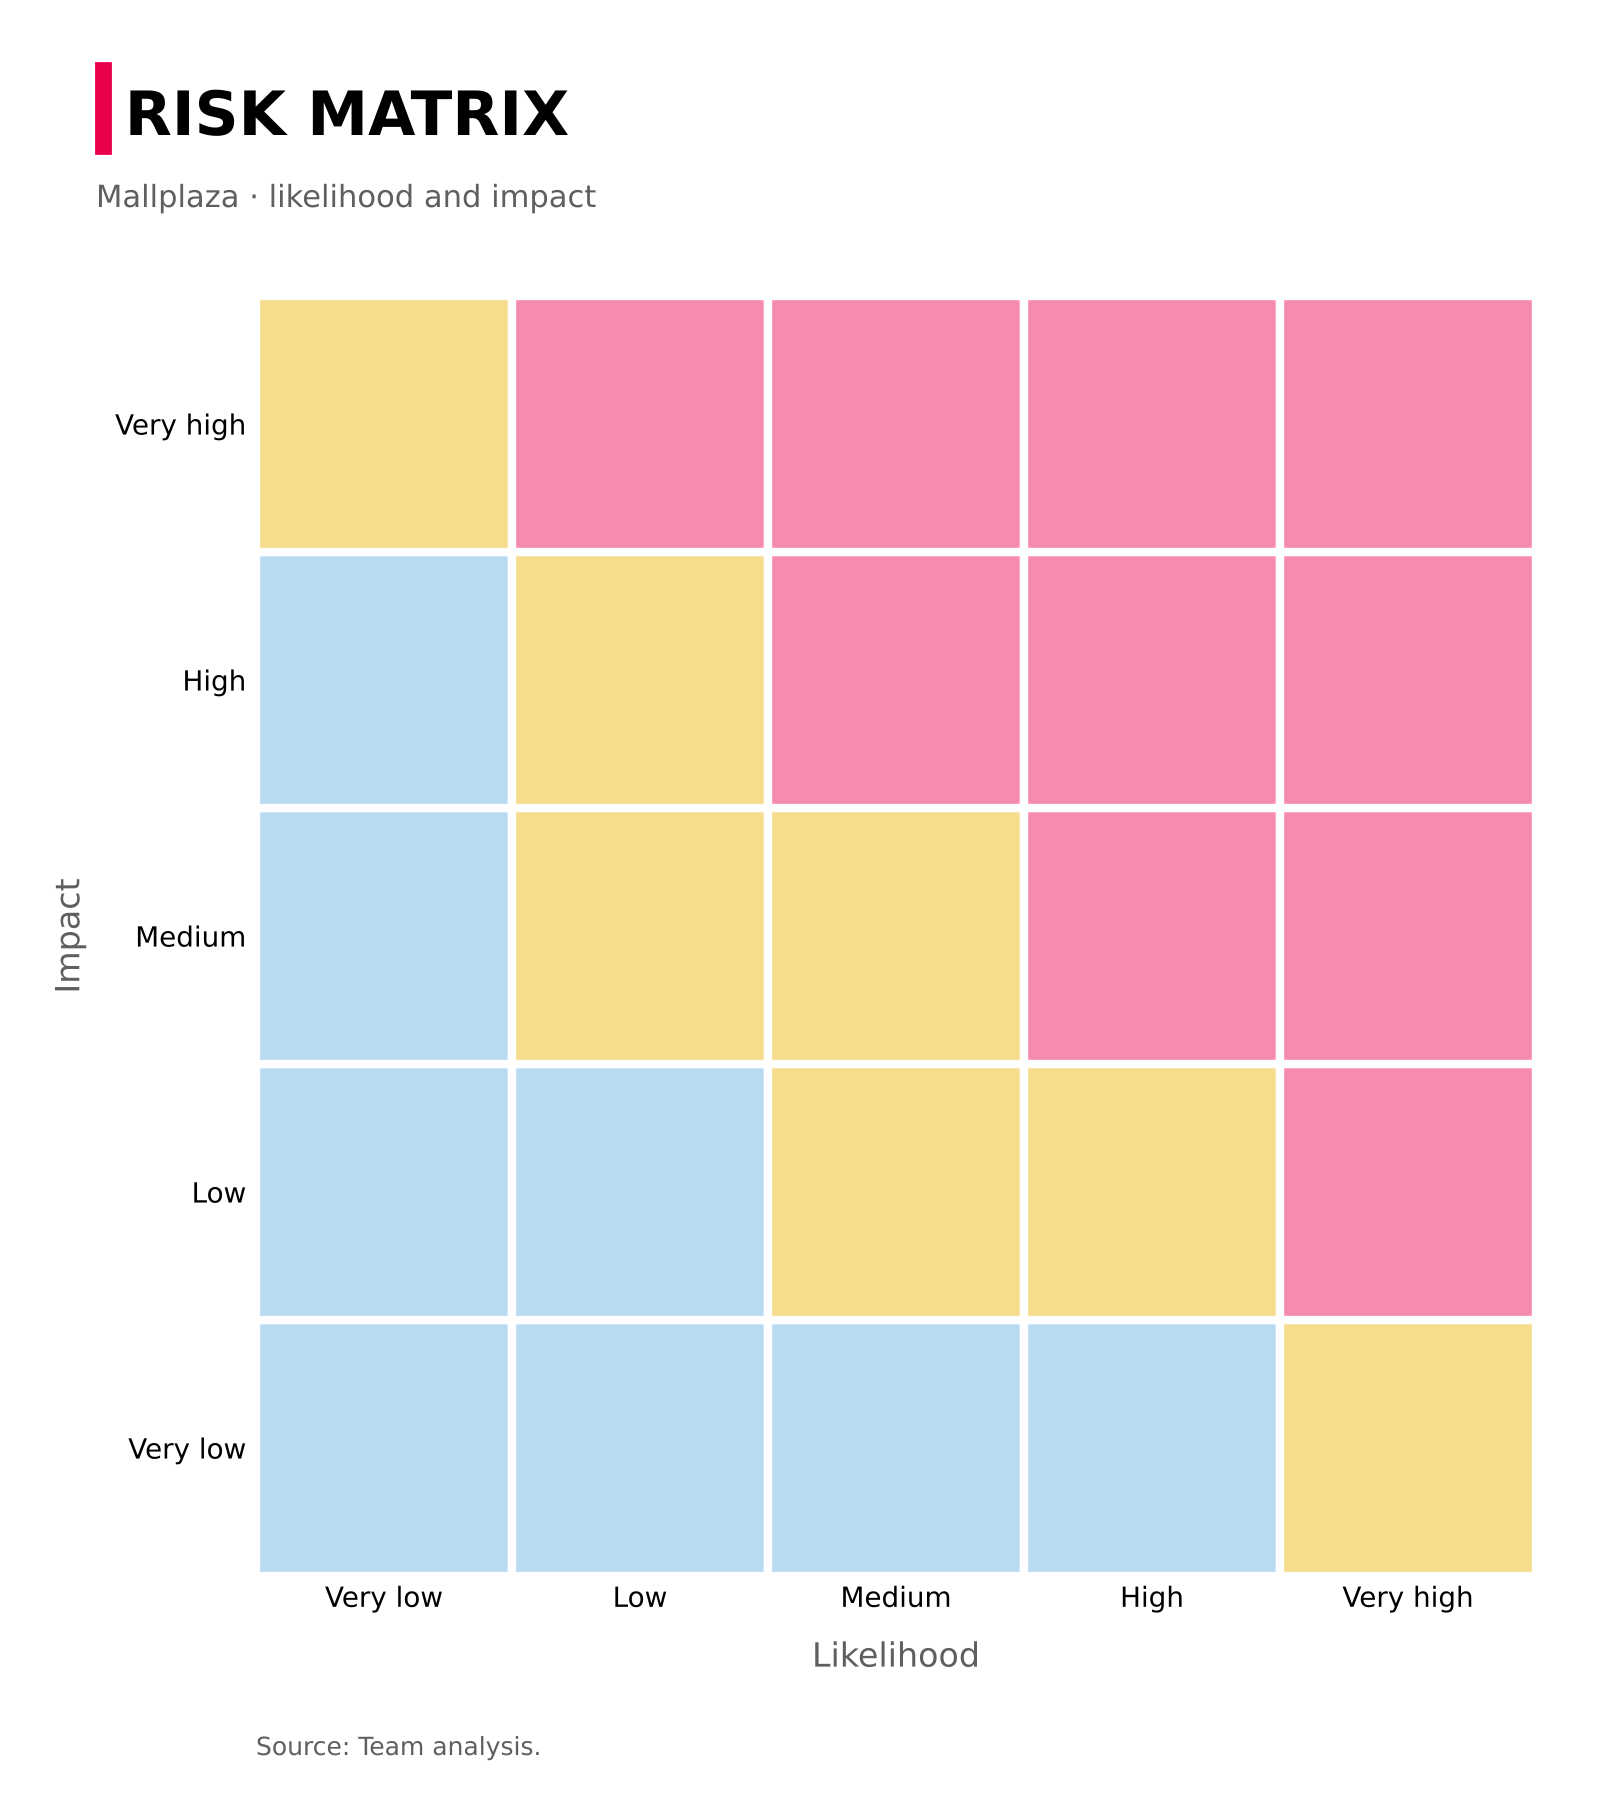

Python code for this plot:
"""Matriz de riesgo (likelihood x impact) con colores corporativos Mallplaza.

Sin argumentos dibuja la matriz vacía. Para ubicar riesgos, pasar un CSV con
columnas id, risk, likelihood, impact (escala 1-5).

Uso:
    python graficos/matriz_riesgo.py [--riesgos riesgos.csv] [salida.png]
"""
import csv
import sys
from collections import defaultdict
from pathlib import Path

import matplotlib.pyplot as plt
from matplotlib.colors import to_rgb
from matplotlib.patches import Circle, Rectangle

from sensibilidad_wacc import AMARILLO, CELESTE, NEGRO, ROJO, TINTA_SECUNDARIA

ETIQUETAS = ["Very low", "Low", "Medium", "High", "Very high"]
# Nivel por puntaje likelihood x impact
NIVELES = [(4, "Low", CELESTE), (9, "Medium", AMARILLO), (25, "High", ROJO)]


def tinte(color, fuerza):
    return tuple(1 - fuerza * (1 - c) for c in to_rgb(color))


def nivel(puntaje):
    return next(n for n in NIVELES if puntaje <= n[0])


def leer_riesgos(ruta):
    with open(ruta, newline="", encoding="utf-8") as f:
        return [dict(r, likelihood=int(r["likelihood"]), impact=int(r["impact"]))
                for r in csv.DictReader(f)]


def graficar(salida, ruta_csv=None):
    riesgos = leer_riesgos(ruta_csv) if ruta_csv else []

    plt.rcParams.update({"font.family": "DejaVu Sans", "font.size": 10})
    fig = plt.figure(figsize=(8, 9), dpi=200)
    fig.patch.set_facecolor("white")

    fig.add_artist(Rectangle((0.06, 0.915), 0.009, 0.05, color=ROJO,
                             transform=fig.transFigure))
    fig.text(0.078, 0.925, "RISK MATRIX", fontsize=22, fontweight="bold", color=NEGRO)
    fig.text(0.06, 0.885, "Mallplaza · likelihood and impact", fontsize=11,
             color=TINTA_SECUNDARIA)

    ax = fig.add_axes([0.16, 0.12, 0.8, 0.72])
    for x in range(1, 6):
        for y in range(1, 6):
            _, _, color = nivel(x * y)
            ax.add_patch(Rectangle((x - 0.5, y - 0.5), 1, 1, facecolor=tinte(color, 0.45),
                                   edgecolor="white", linewidth=3))

    # Riesgos: círculos numerados; varios en la misma celda se reparten
    por_celda = defaultdict(list)
    for r in riesgos:
        por_celda[(r["likelihood"], r["impact"])].append(r)
    desfases = {1: [(0, 0)], 2: [(-0.2, 0), (0.2, 0)],
                3: [(-0.22, 0.15), (0.22, 0.15), (0, -0.2)],
                4: [(-0.2, 0.18), (0.2, 0.18), (-0.2, -0.18), (0.2, -0.18)]}
    for (x, y), grupo in por_celda.items():
        for r, (dx, dy) in zip(grupo, desfases[len(grupo)]):
            _, _, color = nivel(x * y)
            ax.add_patch(Circle((x + dx, y + dy), 0.16, facecolor=color,
                                edgecolor=NEGRO, linewidth=1, zorder=3))
            ax.text(x + dx, y + dy, r["id"], ha="center", va="center", zorder=4,
                    fontsize=11, fontweight="bold",
                    color="white" if color == ROJO else NEGRO)

    ax.set_xlim(0.5, 5.5)
    ax.set_ylim(0.5, 5.5)
    ax.set_aspect("equal")
    ax.set_xticks(range(1, 6), ETIQUETAS)
    ax.set_yticks(range(1, 6), ETIQUETAS)
    ax.set_xlabel("Likelihood", color=TINTA_SECUNDARIA, fontsize=12, labelpad=10)
    ax.set_ylabel("Impact", color=TINTA_SECUNDARIA, fontsize=12, labelpad=10)
    ax.tick_params(length=0, colors=NEGRO, labelsize=10)
    for lado in ax.spines.values():
        lado.set_visible(False)

    fig.text(0.16, 0.025, "Source: Team analysis.", fontsize=9, color=TINTA_SECUNDARIA)

    fig.savefig(salida, facecolor="white")
    print(f"Gráfico guardado en {salida}")


if __name__ == "__main__":
    args = sys.argv[1:]
    ruta_csv = None
    if "--riesgos" in args:
        i = args.index("--riesgos")
        ruta_csv = args[i + 1]
        del args[i:i + 2]
    graficar(args[0] if args else Path(__file__).parent / "matriz_riesgo.png", ruta_csv)
